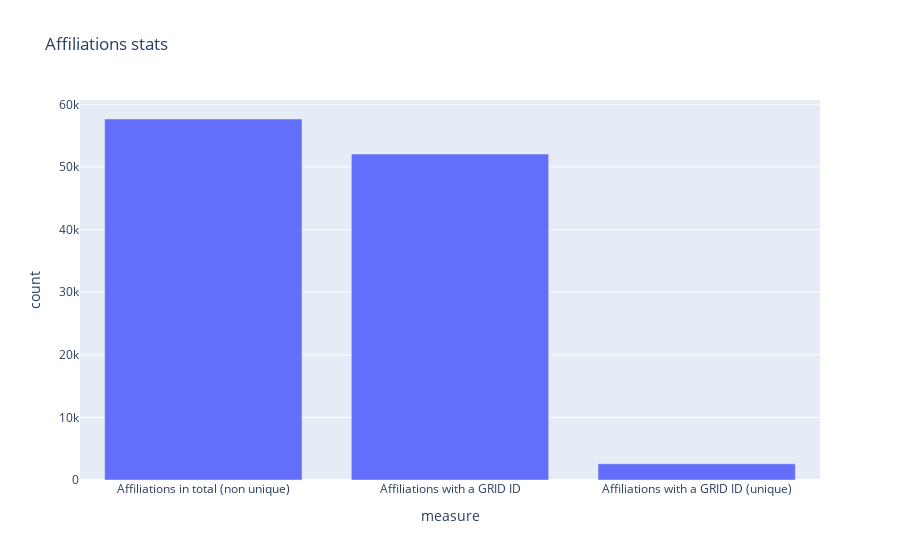

Notebook cell for this chart:
### Code cell
# build a summary barchart

df = pd.DataFrame({
    'measure' : ['Affiliations in total (non unique)', 'Affiliations with a GRID ID', 'Affiliations with a GRID ID (unique)'],
    'count' : [len(affiliations), len(affiliations_with_grid), affiliations_with_grid['aff_id'].nunique()],
})
px.bar(df, x="measure", y="count", title=f"Affiliations stats")

### Figure 1 — Plotly figure (JSON) as saved in the notebook; plotly's stock layout.template omitted (floating-point values rounded to 4 significant figures)
{"data": [{"alignmentgroup": "True", "hovertemplate": "measure=%{x}<br>count=%{y}<extra></extra>", "legendgroup": "", "marker": {"color": "#636efa"}, "name": "", "offsetgroup": "", "orientation": "v", "showlegend": false, "textposition": "auto", "type": "bar", "x": ["Affiliations in total (non unique)", "Affiliations with a GRID ID", "Affiliations with a GRID ID (unique)"], "xaxis": "x", "y": [57663, 52073, 2582], "yaxis": "y"}], "layout": {"autosize": true, "barmode": "relative", "legend": {"tracegroupgap": 0}, "title": {"text": "Affiliations stats"}, "xaxis": {"anchor": "y", "autorange": true, "domain": [0, 1], "range": [-0.5, 2.5], "title": {"text": "measure"}, "type": "category"}, "yaxis": {"anchor": "x", "autorange": true, "domain": [0, 1], "range": [0, 60700.0], "title": {"text": "count"}, "type": "linear"}}}
